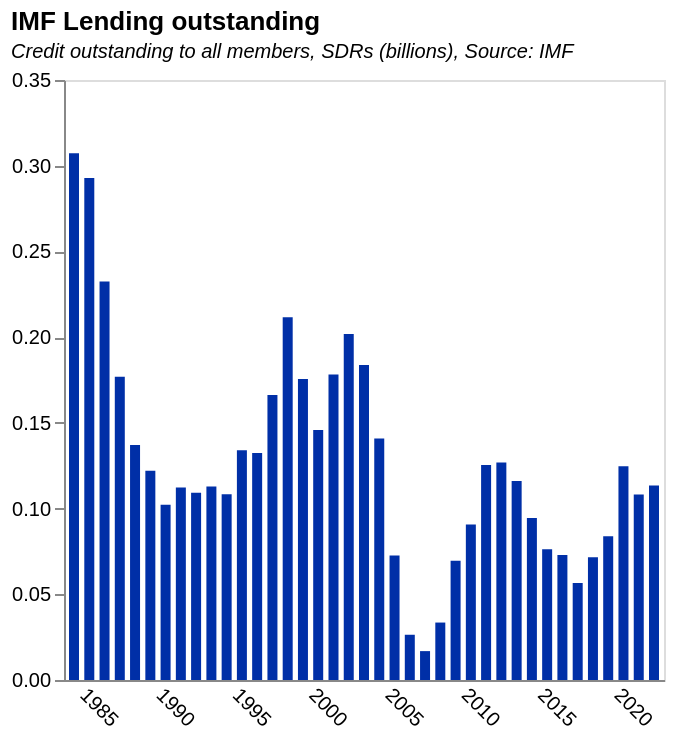

Source (Vega-Lite JSON):
### Vega-Lite specification from a JSON file in a GitHub repository (floating-point values rounded to 4 significant figures)
{"$schema": "https://vega.github.io/schema/vega-lite/v5.json", "title": {"text": "IMF Lending outstanding ", "subtitle": "Credit outstanding to all members, SDRs (billions), Source: IMF", "subtitleFontStyle": "italic", "subtitleFontSize": 10, "anchor": "start", "color": "black"}, "data": {"values": [{"Date": "08/31/2022", "GRA Purchases": "93769635059", "PRGT 1/2/": "15254184552", "Totals": "1.09E+11", "Year": "2022", "": "136383.604", "IMF Lending as a % of GDP": "0.1134485"}, {"Date": "12/31/2021", "GRA Purchases": "89474552025", "PRGT 1/2/": "14554823681", "Totals": "1.04E+11", "Year": "2021", "": "", "IMF Lending as a % of GDP": "0.108251171"}, {"Date": "12/31/2020", "GRA Purchases": "93408630285", "PRGT 1/2/": "12481816684", "Totals": "1.06E+11", "Year": "2020", "": "", "IMF Lending as a % of GDP": "0.124709041"}, {"Date": "12/31/2019", "GRA Purchases": "66945509865", "PRGT 1/2/": "6590835450", "Totals": "73536345315", "Year": "2019", "": "", "IMF Lending as a % of GDP": "0.083897713"}, {"Date": "12/31/2018", "GRA Purchases": "55395611392", "PRGT 1/2/": "6426181029", "Totals": "61821792421", "Year": "2018", "": "", "IMF Lending as a % of GDP": "0.07154472"}, {"Date": "12/31/2017", "GRA Purchases": "39585385873", "PRGT 1/2/": "6522280669", "Totals": "46107666542", "Year": "2017", "": "", "IMF Lending as a % of GDP": "0.056643325"}, {"Date": "12/31/2016", "GRA Purchases": "49267630851", "PRGT 1/2/": "6482647937", "Totals": "55750278788", "Year": "2016", "": "", "IMF Lending as a % of GDP": "0.072904772"}, {"Date": "12/31/2015", "GRA Purchases": "50757840741", "PRGT 1/2/": "6575911158", "Totals": "57333751899", "Year": "2015", "": "", "IMF Lending as a % of GDP": "0.076261974"}, {"Date": "12/31/2014", "GRA Purchases": "69041563463", "PRGT 1/2/": "6292755583", "Totals": "75334319046", "Year": "2014", "": "", "IMF Lending as a % of GDP": "0.094510499"}, {"Date": "12/31/2013", "GRA Purchases": "83899249061", "PRGT 1/2/": "6174392682", "Totals": "90073641743", "Year": "2013", "": "", "IMF Lending as a % of GDP": "0.116059324"}, {"Date": "12/31/2012", "GRA Purchases": "90042348252", "PRGT 1/2/": "5766292503", "Totals": "95808640755", "Year": "2012", "": "", "IMF Lending as a % of GDP": "0.126915672"}, {"Date": "12/31/2011", "GRA Purchases": "87276915790", "PRGT 1/2/": "5308609594", "Totals": "92585525384", "Year": "2011", "": "", "IMF Lending as a % of GDP": "0.125369703"}, {"Date": "12/31/2010", "GRA Purchases": "55620104510", "PRGT 1/2/": "4819344134", "Totals": "60439448644", "Year": "2010", "": "", "IMF Lending as a % of GDP": "0.090749923"}, {"Date": "12/31/2009", "GRA Purchases": "37221142436", "PRGT 1/2/": "5079705286", "Totals": "42300847722", "Year": "2009", "": "", "IMF Lending as a % of GDP": "0.069562322"}, {"Date": "12/31/2008", "GRA Purchases": "17514964723", "PRGT 1/2/": "3972372030", "Totals": "21487336753", "Year": "2008", "": "", "IMF Lending as a % of GDP": "0.03351113"}, {"Date": "12/31/2007", "GRA Purchases": "6036146757", "PRGT 1/2/": "3796945581", "Totals": "9833092338", "Year": "2007", "": "", "IMF Lending as a % of GDP": "0.016849027"}, {"Date": "12/31/2006", "GRA Purchases": "9822640239", "PRGT 1/2/": "3844020520", "Totals": "13666660759", "Year": "2006", "": "", "IMF Lending as a % of GDP": "0.026393706"}, {"Date": "12/31/2005", "GRA Purchases": "28432143237", "PRGT 1/2/": "6282121668", "Totals": "34714264905", "Year": "2005", "": "", "IMF Lending as a % of GDP": "0.072654384"}, {"Date": "12/31/2004", "GRA Purchases": "55373766674", "PRGT 1/2/": "6766029353", "Totals": "62139796027", "Year": "2004", "": "", "IMF Lending as a % of GDP": "0.140842693"}, {"Date": "12/31/2003", "GRA Purchases": "65032062712", "PRGT 1/2/": "6880893268", "Totals": "71912955980", "Year": "2003", "": "", "IMF Lending as a % of GDP": "0.183685711"}, {"Date": "12/31/2002", "GRA Purchases": "63601058794", "PRGT 1/2/": "6868671012", "Totals": "70469729806", "Year": "2002", "": "", "IMF Lending as a % of GDP": "0.201861157"}, {"Date": "12/31/2001", "GRA Purchases": "53477225409", "PRGT 1/2/": "6424578684", "Totals": "59901804093", "Year": "2001", "": "", "IMF Lending as a % of GDP": "0.178173123"}, {"Date": "12/31/2000", "GRA Purchases": "42990531049", "PRGT 1/2/": "6331595468", "Totals": "49322126517", "Year": "2000", "": "", "IMF Lending as a % of GDP": "0.145794048"}, {"Date": "12/31/1999", "GRA Purchases": "51061861875", "PRGT 1/2/": "6434274362", "Totals": "57496136237", "Year": "1999", "": "", "IMF Lending as a % of GDP": "0.175614344"}, {"Date": "12/31/1998", "GRA Purchases": "60451017051", "PRGT 1/2/": "6288825925", "Totals": "66739842976", "Year": "1998", "": "", "IMF Lending as a % of GDP": "0.211603814"}, {"Date": "12/31/1997", "GRA Purchases": "46559033783", "PRGT 1/2/": "6009867422", "Totals": "52568901205", "Year": "1997", "": "", "IMF Lending as a % of GDP": "0.166252059"}, {"Date": "12/31/1996", "GRA Purchases": "36127472805", "PRGT 1/2/": "5881609752", "Totals": "42009082557", "Year": "1996", "": "", "IMF Lending as a % of GDP": "0.132353757"}, {"Date": "12/31/1995", "GRA Purchases": "35929173412", "PRGT 1/2/": "5657438528", "Totals": "41586611940", "Year": "1995", "": "", "IMF Lending as a % of GDP": "0.133977487"}, {"Date": "12/31/1994", "GRA Purchases": "25611676952", "PRGT 1/2/": "4599768498", "Totals": "30211445450", "Year": "1994", "": "", "IMF Lending as a % of GDP": "0.108401311"}, {"Date": "12/31/1993", "GRA Purchases": "25196745031", "PRGT 1/2/": "3942792899", "Totals": "29139537930", "Year": "1993", "": "", "IMF Lending as a % of GDP": "0.11285646"}, {"Date": "12/31/1992", "GRA Purchases": "23967172718", "PRGT 1/2/": "3804463796", "Totals": "27771636514", "Year": "1992", "": "", "IMF Lending as a % of GDP": "0.109294122"}, {"Date": "12/31/1991", "GRA Purchases": "23378573926", "PRGT 1/2/": "3285717796", "Totals": "26664291722", "Year": "1991", "": "", "IMF Lending as a % of GDP": "0.11222345"}, {"Date": "12/31/1990", "GRA Purchases": "20731851093", "PRGT 1/2/": "2571911617", "Totals": "23303762710", "Year": "1990", "": "", "IMF Lending as a % of GDP": "0.102299222"}, {"Date": "12/31/1989", "GRA Purchases": "22315104224", "PRGT 1/2/": "2334886562", "Totals": "24649990786", "Year": "1989", "": "", "IMF Lending as a % of GDP": "0.122090098"}, {"Date": "12/31/1988", "GRA Purchases": "24750004884", "PRGT 1/2/": "1773964293", "Totals": "26523969177", "Year": "1988", "": "", "IMF Lending as a % of GDP": "0.137145652"}, {"Date": "12/31/1987", "GRA Purchases": "28751979125", "PRGT 1/2/": "1866342930", "Totals": "30618322055", "Year": "1987", "": "", "IMF Lending as a % of GDP": "0.176882276"}, {"Date": "12/31/1986", "GRA Purchases": "33334905644", "PRGT 1/2/": "2013169931", "Totals": "35348075575", "Year": "1986", "": "", "IMF Lending as a % of GDP": "0.232400234"}, {"Date": "12/31/1985", "GRA Purchases": "35194787249", "PRGT 1/2/": "2470247948", "Totals": "37665035197", "Year": "1985", "": "", "IMF Lending as a % of GDP": "0.292885188"}, {"Date": "12/31/1984", "GRA Purchases": "34936772393", "PRGT 1/2/": "2769874900", "Totals": "37706647293", "Year": "1984", "": "", "IMF Lending as a % of GDP": "0.307307639"}, {"Date": "", "GRA Purchases": "", "PRGT 1/2/": "", "Totals": "", "Year": "", "": "", "IMF Lending as a % of GDP": ""}, {"Date": "", "GRA Purchases": "", "PRGT 1/2/": "", "Totals": "", "Year": "", "": "", "IMF Lending as a % of GDP": ""}, {"Date": " 1/ Includes loans under the Structural Adjustment Facility and Trust Fund.", "GRA Purchases": "", "PRGT 1/2/": "", "Totals": "", "Year": "", "": "", "IMF Lending as a % of GDP": ""}, {"Date": "", "GRA Purchases": "", "PRGT 1/2/": "", "Totals": "", "Year": "", "": "", "IMF Lending as a % of GDP": ""}, {"Date": " 2/ Formerly PRGF-ESF.", "GRA Purchases": "", "PRGT 1/2/": "", "Totals": "", "Year": "", "": "", "IMF Lending as a % of GDP": ""}], "format": {"parse": {"Year": "date"}}}, "height": 300, "width": 300, "mark": {"type": "bar", "color": "rgb(0,47,167"}, "encoding": {"x": {"field": "Year", "type": "temporal", "axis": {"title": null, "grid": false, "ticks": false, "labelAngle": 45}}, "y": {"field": "IMF Lending as a % of GDP", "type": "quantitative", "title": "", "axis": {"grid": false}}}}
